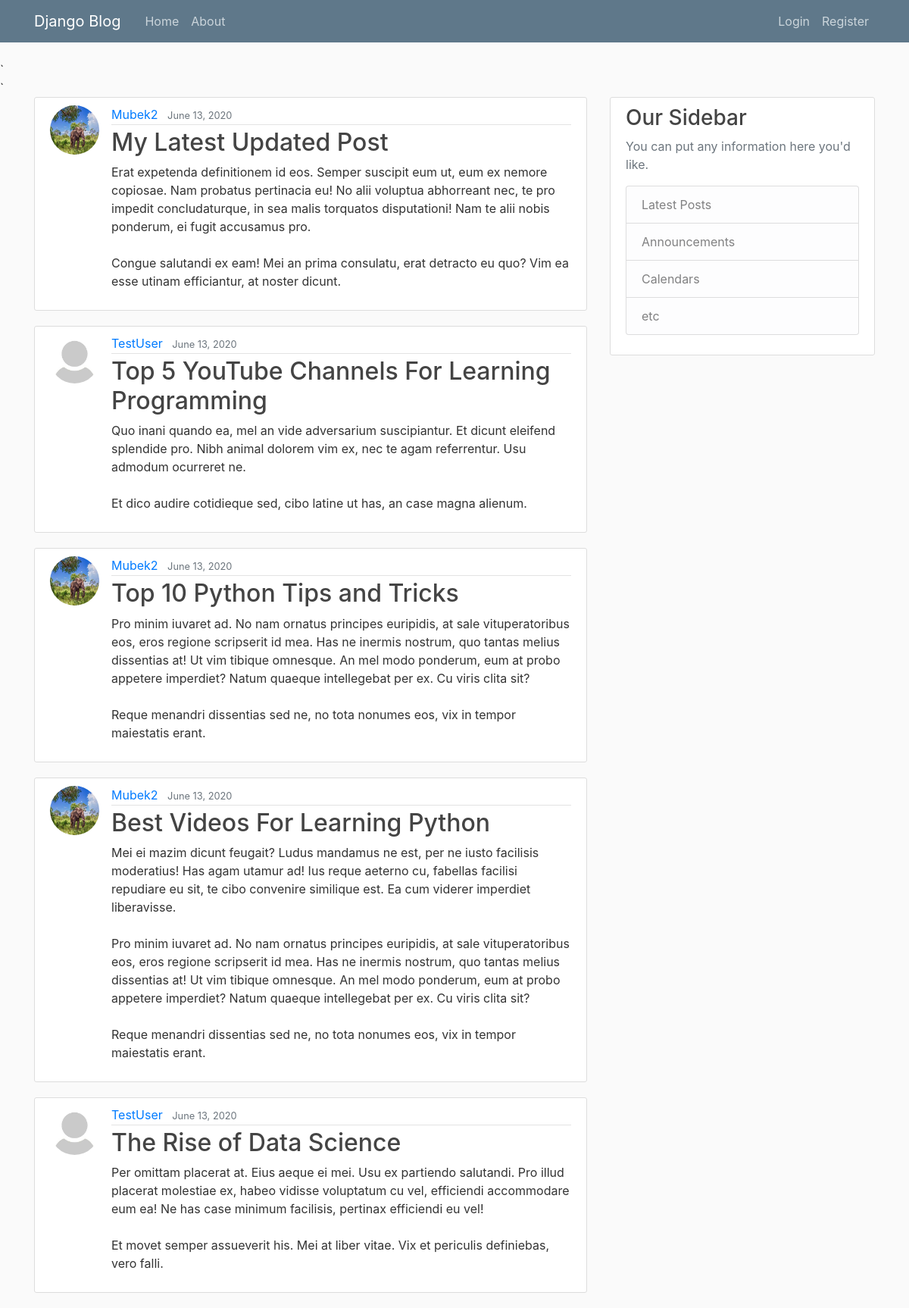
The page / on the database its author committed.
### blog/models.py (models this page shows, shortened)
class Post(models.Model):
    title = models.CharField(max_length=100)
    content = models.TextField()
    date_posted = models.DateTimeField(default=timezone.now)
    author = models.ForeignKey(User, on_delete=models.CASCADE)

### users/models.py (models this page shows, shortened)
class Profile(models.Model):
    user = models.OneToOneField(User, on_delete=models.CASCADE)
    image = models.ImageField(default='default.jpg', upload_to='profile_pics')

### blog/views.py (the view)
# urls.py: path('', PostListView.as_view(), name='blog-home'),
class PostListView(ListView):
    model = Post
    template_name = 'blog/home.html'  # <app>/<model>_<viewtype>.html
    context_object_name = 'posts'
    ordering = ['-date_posted']
    paginate_by = 5

### blog/templates/blog/home.html
{% extends "blog/base.html" %}
{% block content %}
    {% for post in posts %}
        <article class="media content-section">
            <img class="rounded-circle article-img" src="{{ post.author.profile.image.url }}">
            <div class="media-body">
                <div class="article-metadata">
                    <a class="mr-2" href="#">{{ post.author }}</a>
                    <small class="text-muted">{{ post.date_posted|date:"F d, Y" }}</small>
                </div>
                <h2><a class="article-title" href="#">{{ post.title }}</a></h2>
                <p class="article-content">{{ post.content }}</p>
            </div>
        </article>
    {% endfor %}
{% endblock content %}

### blog/static/blog/main.css (style rules this page uses)
body { background: #fafafa; color: #333333; margin-top: 5rem; }
h1, h2, h3, h4, h5, h6 { color: #444444; }
.content-section { background: #ffffff; padding: 10px 20px; border: 1px solid #dddddd; border-radius: 3px; margin-bottom: 20px; }
.article-title { color: #444444; }
.article-content { white-space: pre-line; }
.article-img { height: 65px; width: 65px; margin-right: 16px; }
.article-metadata { padding-bottom: 1px; margin-bottom: 4px; border-bottom: 1px solid #e3e3e3 }

### rows shown on the page
Post: author.profile.image (picture), author "Mubek2", date_posted "June 13, 2020", title "My Latest Updated Post", content "Erat expetenda definitionem id eos. Semper suscipit eum ut, eum ex nemore copiosae. Nam probatus pertinacia eu! No alii voluptua abhorreant nec, te pro impedit concludaturque, in sea malis torquatos disputationi! Nam te alii nobis ponderum, ei fugit accusamus pro. Congue salutandi ex eam! Mei an prima consulatu, erat detracto eu quo? Vim ea esse utinam efficiantur, at noster dicunt."
Post: author.profile.image (placeholder picture), author "TestUser", date_posted "June 13, 2020", title "Top 5 YouTube Channels For Learning Programming", content "Quo inani quando ea, mel an vide adversarium suscipiantur. Et dicunt eleifend splendide pro. Nibh animal dolorem vim ex, nec te agam referrentur. Usu admodum ocurreret ne. Et dico audire cotidieque sed, cibo latine ut has, an case magna alienum."
Post: author.profile.image (picture), author "Mubek2", date_posted "June 13, 2020", title "Top 10 Python Tips and Tricks", content "Pro minim iuvaret ad. No nam ornatus principes euripidis, at sale vituperatoribus eos, eros regione scripserit id mea. Has ne inermis nostrum, quo tantas melius dissentias at! Ut vim tibique omnesque. An mel modo ponderum, eum at probo appetere imperdiet? Natum quaeque intellegebat per ex. Cu viris clita sit? Reque menandri dissentias sed ne, no tota nonumes eos, vix in tempor maiestatis erant."
Post: author.profile.image (picture), author "Mubek2", date_posted "June 13, 2020", title "Best Videos For Learning Python", content "Mei ei mazim dicunt feugait? Ludus mandamus ne est, per ne iusto facilisis moderatius! Has agam utamur ad! Ius reque aeterno cu, fabellas facilisi repudiare eu sit, te cibo convenire similique est. Ea cum viderer imperdiet liberavisse. Pro minim iuvaret ad. No nam ornatus principes euripidis, at sale vituperatoribus eos, eros regione scripserit id mea. Has ne inermis nostrum, quo tantas melius dissentias at! Ut vim tibique omnesque. An mel modo ponderum, eum at probo appetere imperdiet? Natum quaeque intellegebat per ex. Cu viris clita sit? Reque menandri dissentias sed ne, no tota nonumes eos, vix in tempor maiestatis erant."
Post: author.profile.image (placeholder picture), author "TestUser", date_posted "June 13, 2020", title "The Rise of Data Science", content "Per omittam placerat at. Eius aeque ei mei. Usu ex partiendo salutandi. Pro illud placerat molestiae ex, habeo vidisse voluptatum cu vel, efficiendi accommodare eum ea! Ne has case minimum facilisis, pertinax efficiendi eu vel! Et movet semper assueverit his. Mei at liber vitae. Vix et periculis definiebas, vero falli."
